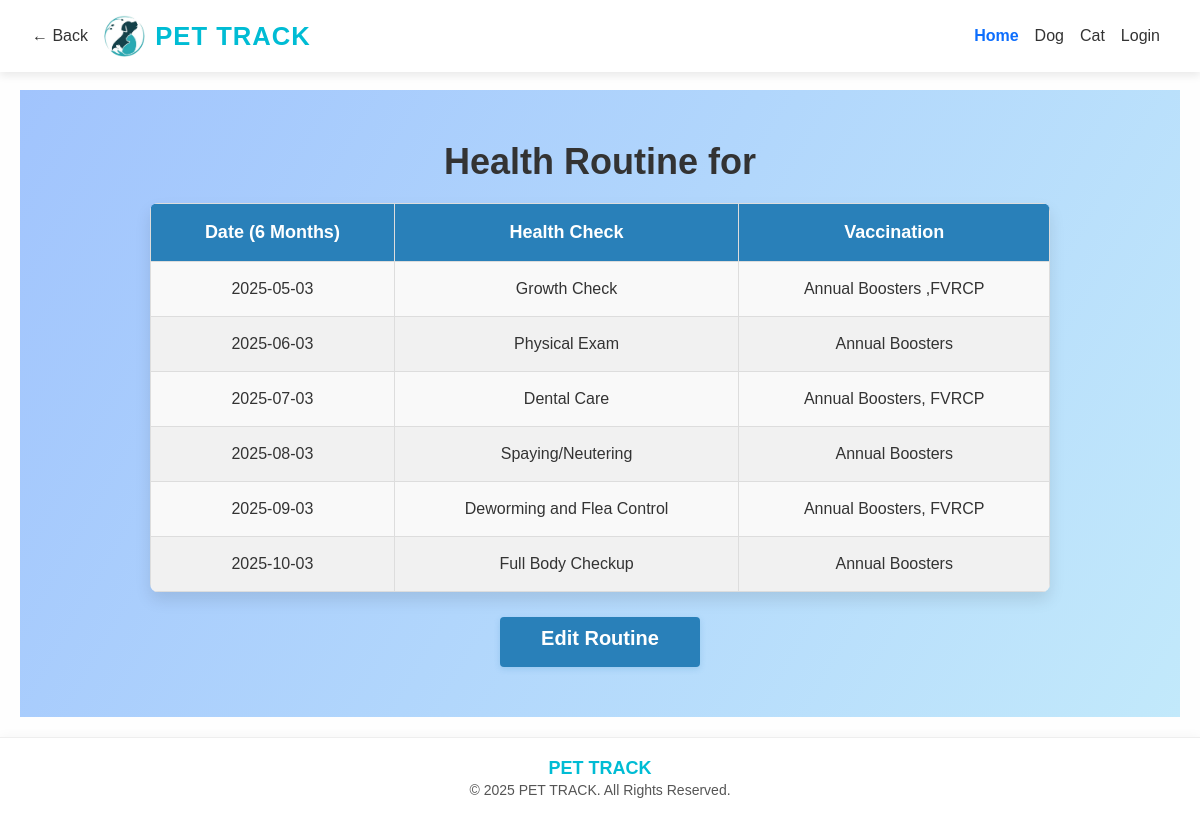
The page /cat_health_view/5/ on the database its author committed.
### app1/models.py (models this page shows, shortened)
class CatHealthRoutine(models.Model):
    cat = models.ForeignKey(Cat, on_delete=models.CASCADE, default=1)
    cat_name = models.CharField(max_length=100)
    date11 = models.CharField(max_length=255)
    health_check11 = models.CharField(max_length=255)
    vaccination11 = models.CharField(max_length=255)
    date22 = models.CharField(max_length=255)
    health_check22 = models.CharField(max_length=255)
    vaccination22 = models.CharField(max_length=255)
    date33 = models.CharField(max_length=255)
    health_check33 = models.CharField(max_length=255)
    vaccination33 = models.CharField(max_length=255)
    date44 = models.CharField(max_length=255)
    health_check44 = models.CharField(max_length=255)
    vaccination44 = models.CharField(max_length=255)
    date55 = models.CharField(max_length=255)
    health_check55 = models.CharField(max_length=255)
    vaccination55 = models.CharField(max_length=255)
    date66 = models.CharField(max_length=255)
    health_check66 = models.CharField(max_length=255)
    vaccination66 = models.CharField(max_length=255)

### app1/views.py (the view)
# urls.py: path('cat_health_view/<int:id>/', views.cat_health_view, name='cat_health_view'),
def cat_health_view(request, id):
    routine = get_object_or_404(CatHealthRoutine, id=id)
    return render(request, 'cat_health_view.html', {
        'routine': routine,
        'cat_id': routine.cat.id  # Now properly references the Dog's ID
    })

### templates/cat_health_view.html (shortened to what this page needs)
{% extends 'base.html' %}
{% block content %}
<section>
    <div class="container">
        <h2>Health Routine for {{ routine.cat_name }}</h2>
        <div>
            <table class="routine-table">
                <thead>
                    <tr>
                        <th>Date (6 Months)</th>
                        <th>Health Check</th>
                        <th>Vaccination</th>
                    </tr>
                </thead>
                <tbody>
                    <tr>
                        <td>{{ routine.date11 }}</td>
                        <td>{{ routine.health_check11 }}</td>
                        <td>{{ routine.vaccination11 }}</td>
                    </tr>
                    <tr>
                        <td>{{ routine.date22 }}</td>
                        <td>{{ routine.health_check22 }}</td>
                        <td>{{ routine.vaccination22 }}</td>
                    </tr>
                    <tr>
                        <td>{{ routine.date33 }}</td>
                        <td>{{ routine.health_check33 }}</td>
                        <td>{{ routine.vaccination33 }}</td>
                    </tr>
                    <tr>
                        <td>{{ routine.date44 }}</td>
                        <td>{{ routine.health_check44 }}</td>
                        <td>{{ routine.vaccination44 }}</td>
                    </tr>
                    <tr>
                        <td>{{ routine.date55 }}</td>
                        <td>{{ routine.health_check55 }}</td>
                        <td>{{ routine.vaccination55 }}</td>
                    </tr>
                    <tr>
                        <td>{{ routine.date66 }}</td>
                        <td>{{ routine.health_check66 }}</td>
                        <td>{{ routine.vaccination66 }}</td>
                    </tr>
                </tbody>
            </table>
        </div>
        <a href="{% url 'cat_health_edit' id=routine.id %}" class="edit-button">Edit Routine</a>
    </div>
</section>
{% endblock %}

### templates/base.html (style rules this page uses)
* { box-sizing: border-box; }
body { font-family: 'Poppins', sans-serif; margin: 0; padding-top: 70px; background-color: #fefefe; color: #333; }

### templates/cat_health_view.html (style rules this page uses)
section { font-family: 'Poppins', sans-serif; background: linear-gradient(120deg, #a1c4fd, #c2e9fb); color: #333; margin: 0; padding: 50px 0; }
h2 { text-align: center; font-size: 36px; color: #333; font-weight: bold; margin-bottom: 20px; }
table.routine-table { width: 100%; max-width: 900px; margin: 0 auto; border-collapse: collapse; box-shadow: 0 8px 16px rgba(0, 0, 0, 0.1); border-radius: 8px; overflow: hidden; }
table.routine-table th, table.routine-table td { padding: 15px; text-align: center; border: 1px solid #ddd; }
table.routine-table th { background-color: #2980b9; color: white; font-size: 18px; }
table.routine-table td { background-color: #f9f9f9; color: #333; font-size: 16px; }
table.routine-table tr:nth-child(even) td { background-color: #f1f1f1; }
.edit-button { display: block; margin: 25px auto 0; background-color: #2980b9; color: white; border: none; padding: 6px 14px; font-size: 20px; font-weight: 650; border-radius: 4px; text-decoration: none; cursor: pointer; transition: 0.3s ease; text-align: center; box-shadow: 0 2px 6px rgba(41, 128, 185, 0.2); width: 200px; height: 50px; }

### rows shown on the page
CatHealthRoutine: date11 "2025-05-03", health_check11 "Growth Check", vaccination11 "Annual Boosters ,FVRCP", date22 "2025-06-03", health_check22 "Physical Exam", vaccination22 "Annual Boosters", date33 "2025-07-03", health_check33 "Dental Care", vaccination33 "Annual Boosters, FVRCP", date44 "2025-08-03", health_check44 "Spaying/Neutering", vaccination44 "Annual Boosters", date55 "2025-09-03", health_check55 "Deworming and Flea Control", vaccination55 "Annual Boosters, FVRCP", date66 "2025-10-03", health_check66 "Full Body Checkup", vaccination66 "Annual Boosters"
